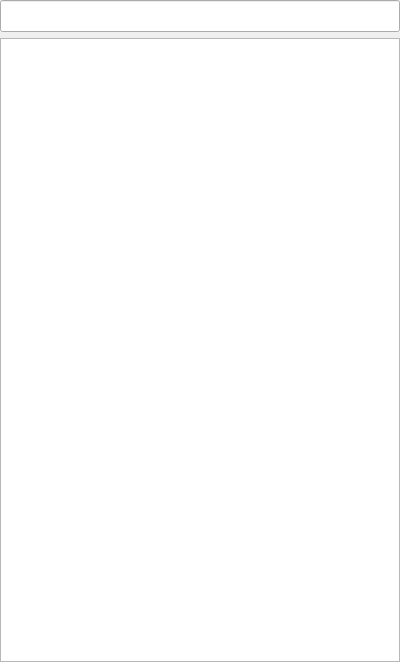
<?xml version="1.0" encoding="UTF-8"?>
<ui version="4.0">
 <class>FileViewer</class>
 <widget class="QWidget" name="FileViewer">
  <property name="geometry">
   <rect>
    <x>0</x>
    <y>0</y>
    <width>400</width>
    <height>662</height>
   </rect>
  </property>
  <property name="windowTitle">
   <string>Form</string>
  </property>
  <layout class="QVBoxLayout" name="verticalLayout" stretch="0,1">
   <property name="spacing">
    <number>6</number>
   </property>
   <property name="leftMargin">
    <number>0</number>
   </property>
   <property name="topMargin">
    <number>0</number>
   </property>
   <property name="rightMargin">
    <number>0</number>
   </property>
   <property name="bottomMargin">
    <number>0</number>
   </property>
   <item>
    <widget class="QLineEdit" name="edit_path">
     <property name="minimumSize">
      <size>
       <width>0</width>
       <height>32</height>
      </size>
     </property>
    </widget>
   </item>
   <item>
    <widget class="QTreeView" name="treeView"/>
   </item>
  </layout>
 </widget>
 <resources/>
 <connections/>
</ui>
